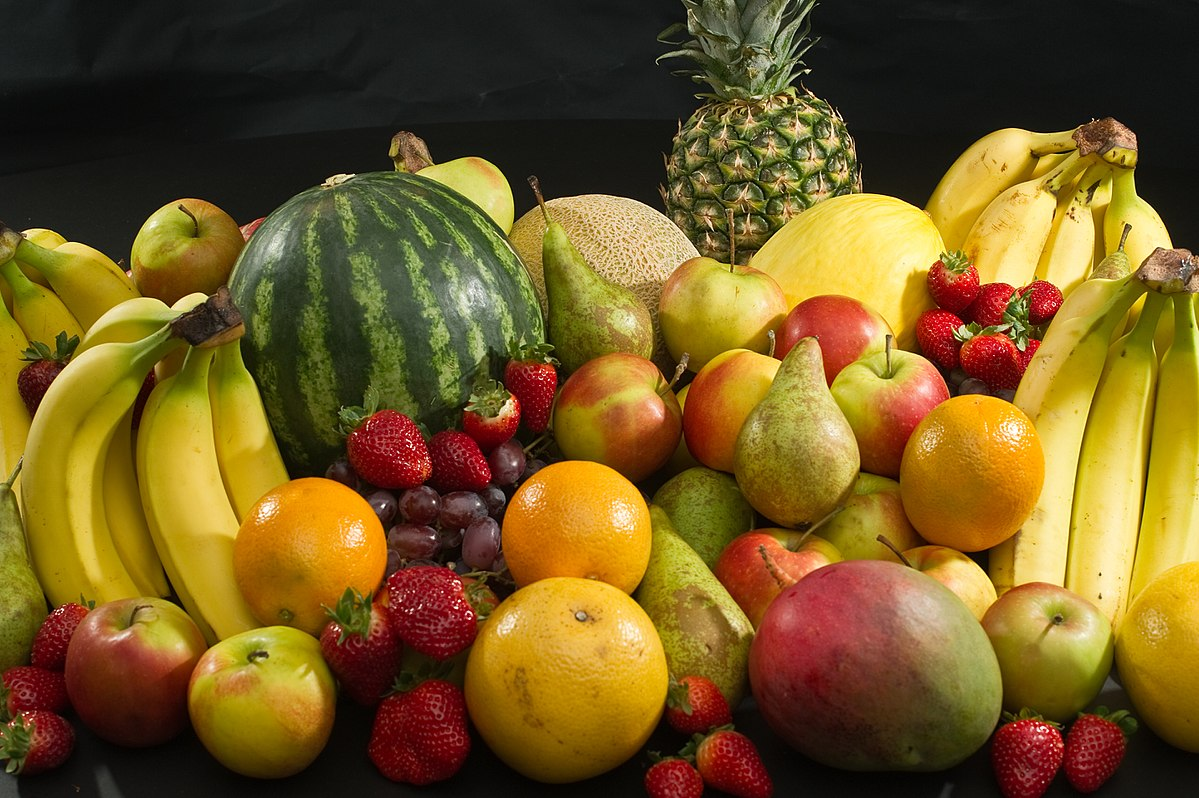
#> input picture data/image_2.jpg, 1199 x 798 px
$ python 101_basic_image_ops.py
#> lines starting #> are read from the running program, lines starting #| are printed output that depends on the picture
import cv2
import numpy as np
import matplotlib.pyplot as plt

# Reading Image
img = cv2.imread('../data/image_2.jpg', 1)
#> img is the input picture: shape (798, 1199, 3); mean B, G, R 34.1, 89, 115.1

print(img.shape)
#| (798, 1199, 3)

# image displaying
plt.figure()
plt.imshow(cv2.cvtColor(img, cv2.COLOR_BGR2RGB))
plt.show()

# small image
crop = img[250:550, 500:700]
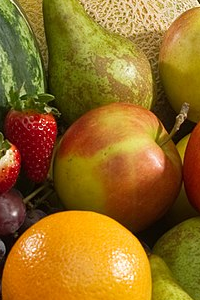
#> crop: shape (300, 200, 3); mean B, G, R 35.4, 107.9, 147.2

plt.figure()
plt.imshow(cv2.cvtColor(crop, cv2.COLOR_BGR2RGB))
plt.show()

# Splitting and Merging image channels
b, g, r = cv2.split(img)
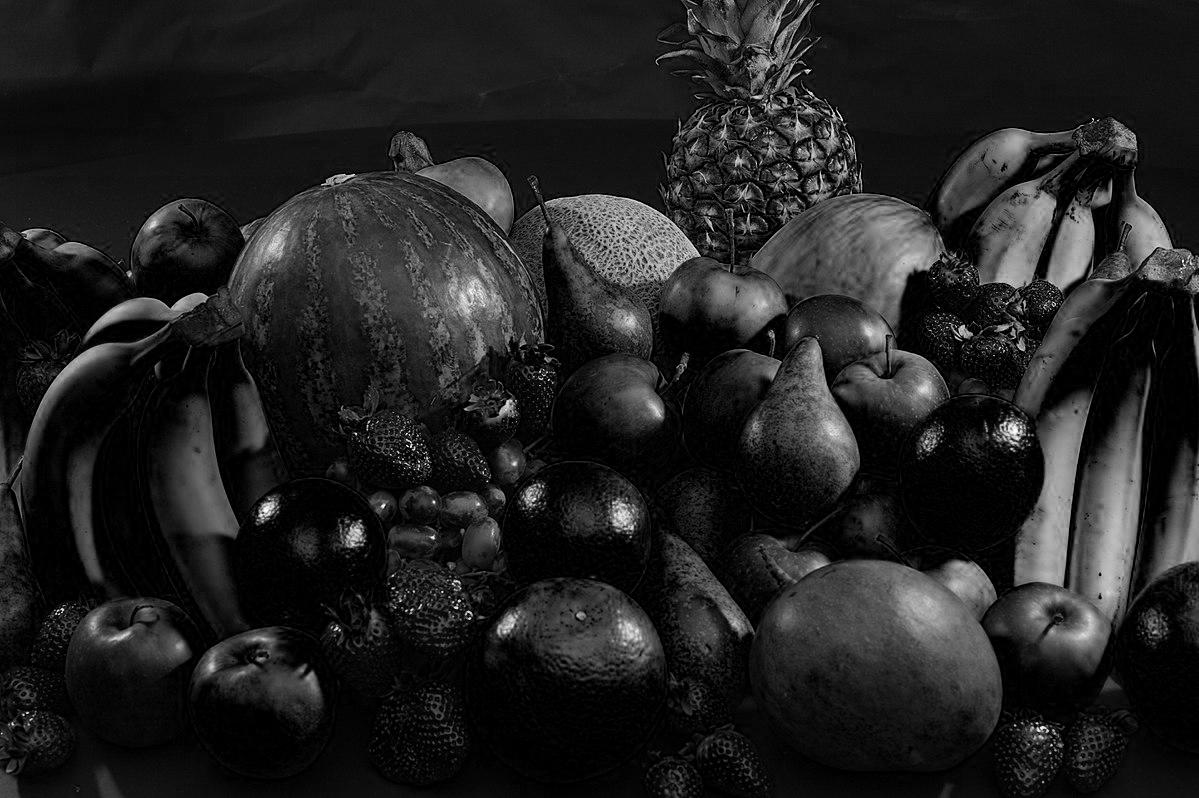
#> b: shape (798, 1199); min 0, max 255, mean 34.1
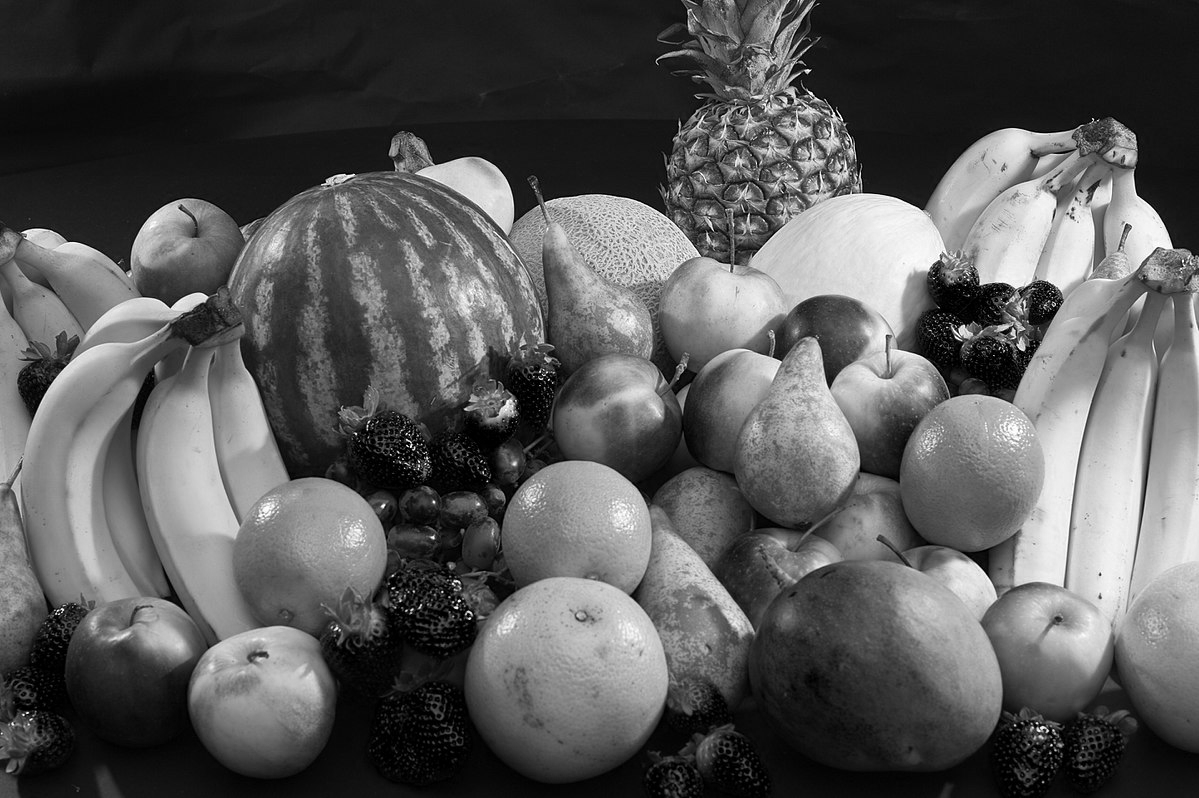
#> g: shape (798, 1199); min 0, max 255, mean 89
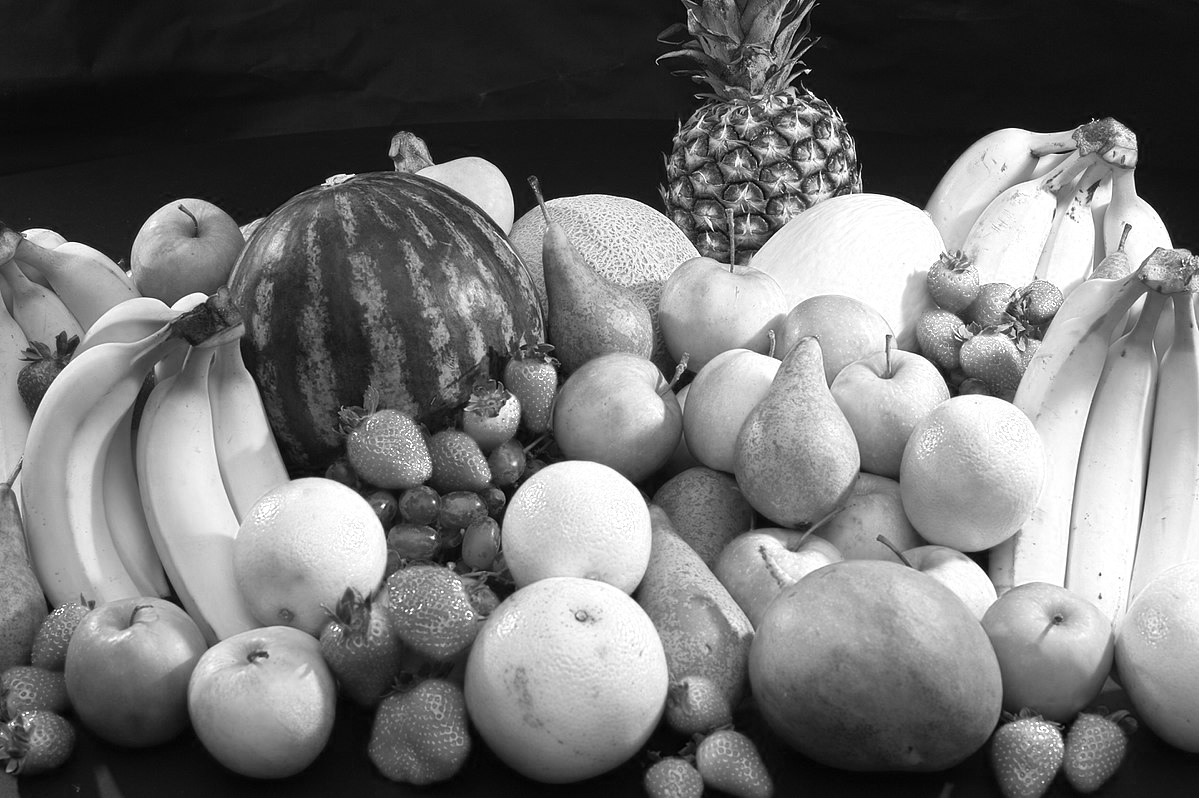
#> r: shape (798, 1199); min 0, max 255, mean 115.1
img2 = cv2.merge((r, g, b))

$ run again, with data/image_3.jpg copied over data/image_2.jpg
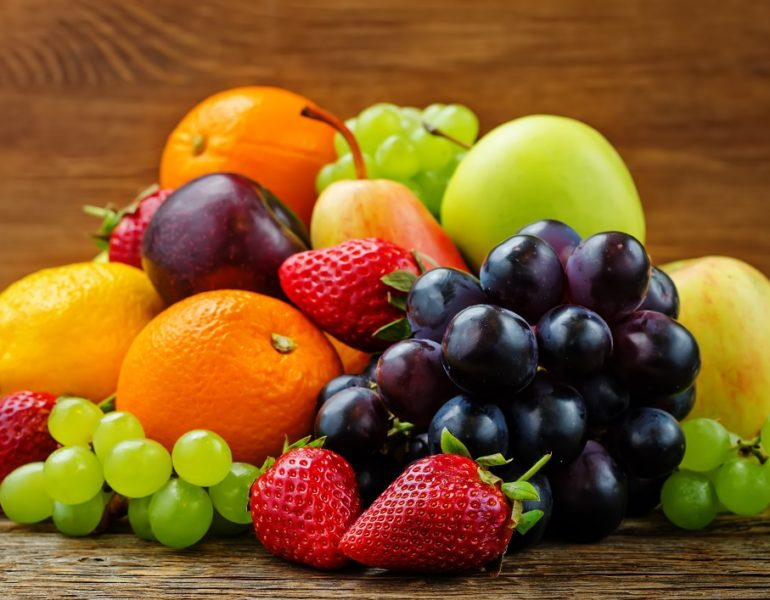
#> input picture data/image_3.jpg, 770 x 600 px
#> img is the input picture: shape (600, 770, 3); mean B, G, R 35.8, 89.7, 134.1
#| (600, 770, 3)
#> `b, g, r = cv2.split(img)`:
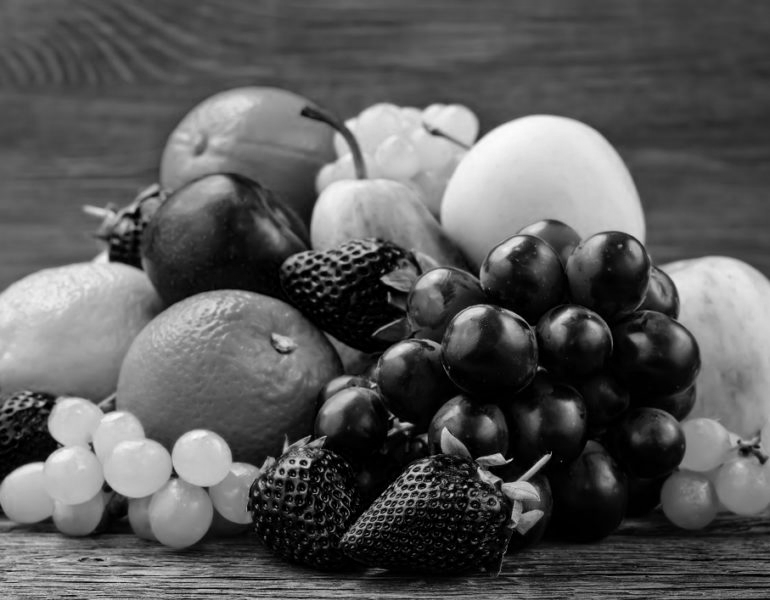
#> g: shape (600, 770); min 0, max 251, mean 89.7
#> `b, g, r = cv2.split(img)`:
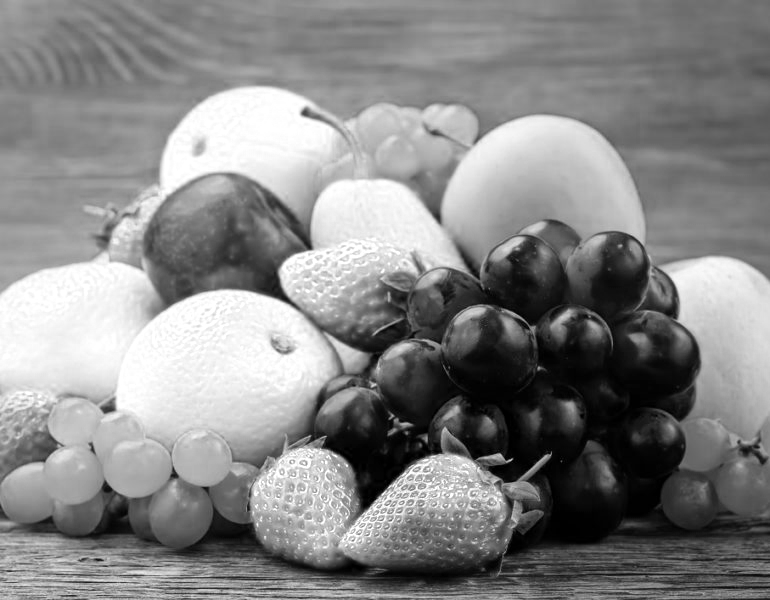
#> r: shape (600, 770); min 0, max 255, mean 134.1

$ run again, with data/image_4.jpg copied over data/image_2.jpg
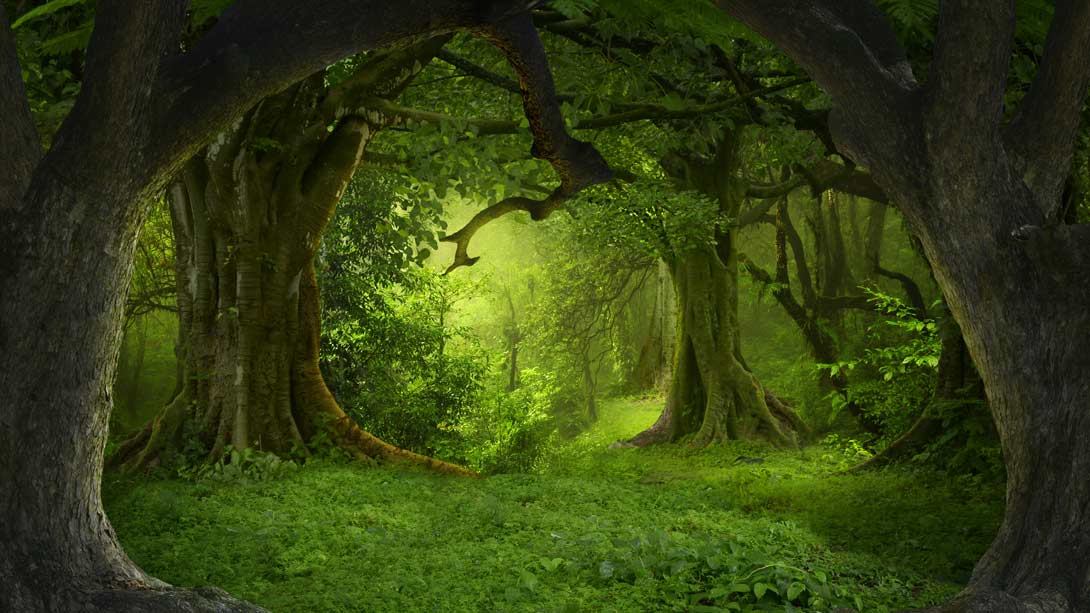
#> input picture data/image_4.jpg, 1090 x 613 px
#> img is the input picture: shape (613, 1090, 3); mean B, G, R 18.5, 64.7, 52
#| (613, 1090, 3)
#> `b, g, r = cv2.split(img)`:
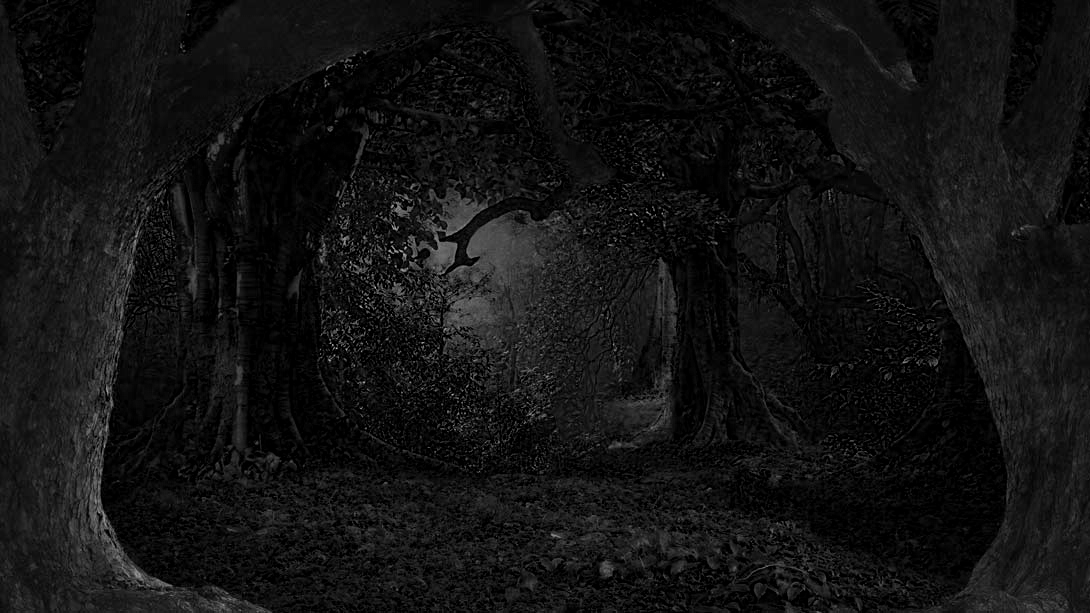
#> b: shape (613, 1090); min 0, max 198, mean 18.5
#> `b, g, r = cv2.split(img)`:
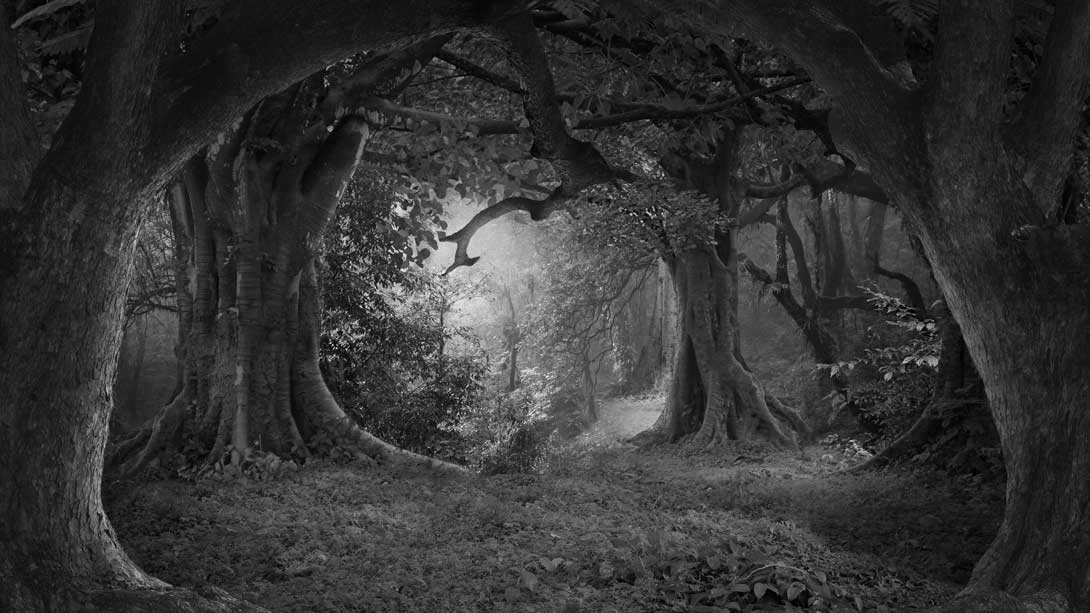
#> r: shape (613, 1090); min 0, max 247, mean 52
